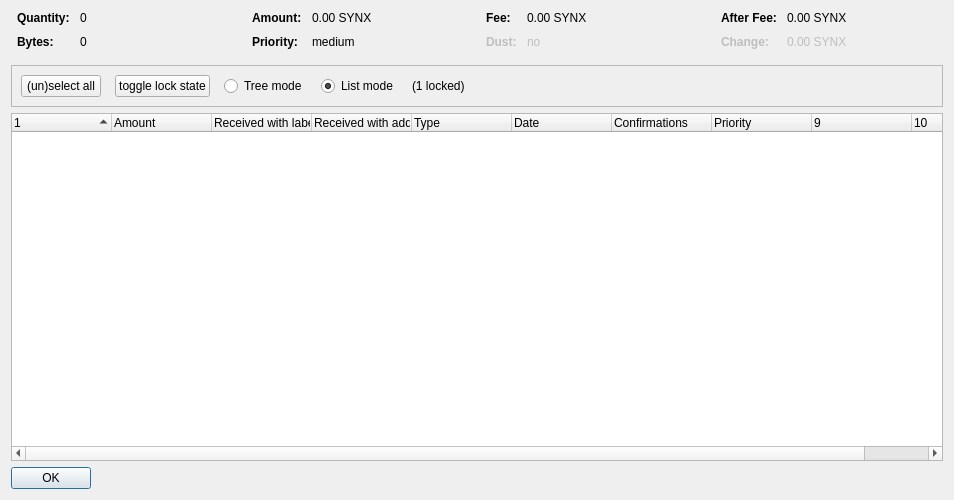
<?xml version="1.0" encoding="UTF-8"?>
<ui version="4.0">
 <class>CoinControlDialog</class>
 <widget class="QDialog" name="CoinControlDialog">
  <property name="geometry">
   <rect>
    <x>0</x>
    <y>0</y>
    <width>954</width>
    <height>500</height>
   </rect>
  </property>
  <property name="windowTitle">
   <string>Coin Selection</string>
  </property>
  <layout class="QVBoxLayout" name="verticalLayout">
   <item>
    <layout class="QHBoxLayout" name="horizontalLayoutTop" stretch="0,0,0,0">
     <property name="topMargin">
      <number>0</number>
     </property>
     <property name="bottomMargin">
      <number>10</number>
     </property>
     <item>
      <layout class="QFormLayout" name="formLayoutCoinControl1">
       <property name="horizontalSpacing">
        <number>10</number>
       </property>
       <property name="verticalSpacing">
        <number>10</number>
       </property>
       <property name="leftMargin">
        <number>6</number>
       </property>
       <property name="rightMargin">
        <number>6</number>
       </property>
       <item row="0" column="0">
        <widget class="QLabel" name="labelCoinControlQuantityText">
         <property name="font">
          <font>
           <weight>75</weight>
           <bold>true</bold>
          </font>
         </property>
         <property name="text">
          <string>Quantity:</string>
         </property>
        </widget>
       </item>
       <item row="0" column="1">
        <widget class="QLabel" name="labelCoinControlQuantity">
         <property name="cursor">
          <cursorShape>IBeamCursor</cursorShape>
         </property>
         <property name="contextMenuPolicy">
          <enum>Qt::ActionsContextMenu</enum>
         </property>
         <property name="text">
          <string notr="true">0</string>
         </property>
         <property name="textInteractionFlags">
          <set>Qt::LinksAccessibleByMouse|Qt::TextSelectableByKeyboard|Qt::TextSelectableByMouse</set>
         </property>
        </widget>
       </item>
       <item row="1" column="0">
        <widget class="QLabel" name="labelCoinControlBytesText">
         <property name="font">
          <font>
           <weight>75</weight>
           <bold>true</bold>
          </font>
         </property>
         <property name="text">
          <string>Bytes:</string>
         </property>
        </widget>
       </item>
       <item row="1" column="1">
        <widget class="QLabel" name="labelCoinControlBytes">
         <property name="cursor">
          <cursorShape>IBeamCursor</cursorShape>
         </property>
         <property name="contextMenuPolicy">
          <enum>Qt::ActionsContextMenu</enum>
         </property>
         <property name="text">
          <string notr="true">0</string>
         </property>
         <property name="textInteractionFlags">
          <set>Qt::LinksAccessibleByMouse|Qt::TextSelectableByKeyboard|Qt::TextSelectableByMouse</set>
         </property>
        </widget>
       </item>
      </layout>
     </item>
     <item>
      <layout class="QFormLayout" name="formLayoutCoinControl2">
       <property name="horizontalSpacing">
        <number>10</number>
       </property>
       <property name="verticalSpacing">
        <number>10</number>
       </property>
       <property name="leftMargin">
        <number>6</number>
       </property>
       <property name="rightMargin">
        <number>6</number>
       </property>
       <item row="0" column="0">
        <widget class="QLabel" name="labelCoinControlAmountText">
         <property name="font">
          <font>
           <weight>75</weight>
           <bold>true</bold>
          </font>
         </property>
         <property name="text">
          <string>Amount:</string>
         </property>
        </widget>
       </item>
       <item row="0" column="1">
        <widget class="QLabel" name="labelCoinControlAmount">
         <property name="cursor">
          <cursorShape>IBeamCursor</cursorShape>
         </property>
         <property name="contextMenuPolicy">
          <enum>Qt::ActionsContextMenu</enum>
         </property>
         <property name="text">
          <string notr="true">0.00 SYNX</string>
         </property>
         <property name="textInteractionFlags">
          <set>Qt::LinksAccessibleByMouse|Qt::TextSelectableByKeyboard|Qt::TextSelectableByMouse</set>
         </property>
        </widget>
       </item>
       <item row="1" column="0">
        <widget class="QLabel" name="labelCoinControlPriorityText">
         <property name="font">
          <font>
           <weight>75</weight>
           <bold>true</bold>
          </font>
         </property>
         <property name="text">
          <string>Priority:</string>
         </property>
        </widget>
       </item>
       <item row="1" column="1">
        <widget class="QLabel" name="labelCoinControlPriority">
         <property name="cursor">
          <cursorShape>IBeamCursor</cursorShape>
         </property>
         <property name="contextMenuPolicy">
          <enum>Qt::ActionsContextMenu</enum>
         </property>
         <property name="text">
          <string>medium</string>
         </property>
         <property name="textInteractionFlags">
          <set>Qt::LinksAccessibleByMouse|Qt::TextSelectableByKeyboard|Qt::TextSelectableByMouse</set>
         </property>
        </widget>
       </item>
      </layout>
     </item>
     <item>
      <layout class="QFormLayout" name="formLayoutCoinControl3">
       <property name="horizontalSpacing">
        <number>10</number>
       </property>
       <property name="verticalSpacing">
        <number>10</number>
       </property>
       <property name="leftMargin">
        <number>6</number>
       </property>
       <property name="rightMargin">
        <number>6</number>
       </property>
       <item row="0" column="0">
        <widget class="QLabel" name="labelCoinControlFeeText">
         <property name="font">
          <font>
           <weight>75</weight>
           <bold>true</bold>
          </font>
         </property>
         <property name="text">
          <string>Fee:</string>
         </property>
        </widget>
       </item>
       <item row="0" column="1">
        <widget class="QLabel" name="labelCoinControlFee">
         <property name="cursor">
          <cursorShape>IBeamCursor</cursorShape>
         </property>
         <property name="contextMenuPolicy">
          <enum>Qt::ActionsContextMenu</enum>
         </property>
         <property name="text">
          <string notr="true">0.00 SYNX</string>
         </property>
         <property name="textInteractionFlags">
          <set>Qt::LinksAccessibleByMouse|Qt::TextSelectableByKeyboard|Qt::TextSelectableByMouse</set>
         </property>
        </widget>
       </item>
       <item row="1" column="0">
        <widget class="QLabel" name="labelCoinControlLowOutputText">
         <property name="enabled">
          <bool>false</bool>
         </property>
         <property name="font">
          <font>
           <weight>75</weight>
           <bold>true</bold>
          </font>
         </property>
         <property name="text">
          <string>Dust:</string>
         </property>
        </widget>
       </item>
       <item row="1" column="1">
        <widget class="QLabel" name="labelCoinControlLowOutput">
         <property name="enabled">
          <bool>false</bool>
         </property>
         <property name="cursor">
          <cursorShape>IBeamCursor</cursorShape>
         </property>
         <property name="contextMenuPolicy">
          <enum>Qt::ActionsContextMenu</enum>
         </property>
         <property name="text">
          <string>no</string>
         </property>
         <property name="textInteractionFlags">
          <set>Qt::LinksAccessibleByMouse|Qt::TextSelectableByKeyboard|Qt::TextSelectableByMouse</set>
         </property>
        </widget>
       </item>
      </layout>
     </item>
     <item>
      <layout class="QFormLayout" name="formLayoutCoinControl4">
       <property name="horizontalSpacing">
        <number>10</number>
       </property>
       <property name="verticalSpacing">
        <number>10</number>
       </property>
       <property name="leftMargin">
        <number>6</number>
       </property>
       <property name="rightMargin">
        <number>6</number>
       </property>
       <item row="0" column="0">
        <widget class="QLabel" name="labelCoinControlAfterFeeText">
         <property name="font">
          <font>
           <weight>75</weight>
           <bold>true</bold>
          </font>
         </property>
         <property name="text">
          <string>After Fee:</string>
         </property>
        </widget>
       </item>
       <item row="0" column="1">
        <widget class="QLabel" name="labelCoinControlAfterFee">
         <property name="cursor">
          <cursorShape>IBeamCursor</cursorShape>
         </property>
         <property name="contextMenuPolicy">
          <enum>Qt::ActionsContextMenu</enum>
         </property>
         <property name="text">
          <string notr="true">0.00 SYNX</string>
         </property>
         <property name="textInteractionFlags">
          <set>Qt::LinksAccessibleByMouse|Qt::TextSelectableByKeyboard|Qt::TextSelectableByMouse</set>
         </property>
        </widget>
       </item>
       <item row="1" column="0">
        <widget class="QLabel" name="labelCoinControlChangeText">
         <property name="enabled">
          <bool>false</bool>
         </property>
         <property name="font">
          <font>
           <weight>75</weight>
           <bold>true</bold>
          </font>
         </property>
         <property name="text">
          <string>Change:</string>
         </property>
        </widget>
       </item>
       <item row="1" column="1">
        <widget class="QLabel" name="labelCoinControlChange">
         <property name="enabled">
          <bool>false</bool>
         </property>
         <property name="cursor">
          <cursorShape>IBeamCursor</cursorShape>
         </property>
         <property name="contextMenuPolicy">
          <enum>Qt::ActionsContextMenu</enum>
         </property>
         <property name="text">
          <string notr="true">0.00 SYNX</string>
         </property>
         <property name="textInteractionFlags">
          <set>Qt::LinksAccessibleByMouse|Qt::TextSelectableByKeyboard|Qt::TextSelectableByMouse</set>
         </property>
        </widget>
       </item>
      </layout>
     </item>
    </layout>
   </item>
   <item>
    <widget class="QFrame" name="frame">
     <property name="minimumSize">
      <size>
       <width>0</width>
       <height>40</height>
      </size>
     </property>
     <property name="frameShape">
      <enum>QFrame::StyledPanel</enum>
     </property>
     <property name="frameShadow">
      <enum>QFrame::Sunken</enum>
     </property>
     <layout class="QHBoxLayout" name="horizontalLayout">
      <item>
       <layout class="QHBoxLayout" name="horizontalLayoutPanel" stretch="0,0,0,0,0,0">
        <property name="spacing">
         <number>14</number>
        </property>
        <item>
         <widget class="QPushButton" name="pushButtonSelectAll">
          <property name="sizePolicy">
           <sizepolicy hsizetype="Maximum" vsizetype="Fixed">
            <horstretch>0</horstretch>
            <verstretch>0</verstretch>
           </sizepolicy>
          </property>
          <property name="text">
           <string>(un)select all</string>
          </property>
          <property name="autoDefault">
           <bool>false</bool>
          </property>
         </widget>
        </item>
        <item>
         <widget class="QPushButton" name="pushButtonToggleLock">
          <property name="sizePolicy">
           <sizepolicy hsizetype="Maximum" vsizetype="Fixed">
            <horstretch>0</horstretch>
            <verstretch>0</verstretch>
           </sizepolicy>
          </property>
          <property name="text">
           <string>toggle lock state</string>
          </property>
          <property name="autoDefault">
           <bool>false</bool>
          </property>
         </widget>
        </item>
        <item>
         <widget class="QRadioButton" name="radioTreeMode">
          <property name="sizePolicy">
           <sizepolicy hsizetype="Maximum" vsizetype="Fixed">
            <horstretch>0</horstretch>
            <verstretch>0</verstretch>
           </sizepolicy>
          </property>
          <property name="text">
           <string>Tree mode</string>
          </property>
         </widget>
        </item>
        <item>
         <widget class="QRadioButton" name="radioListMode">
          <property name="sizePolicy">
           <sizepolicy hsizetype="Maximum" vsizetype="Fixed">
            <horstretch>0</horstretch>
            <verstretch>0</verstretch>
           </sizepolicy>
          </property>
          <property name="text">
           <string>List mode</string>
          </property>
          <property name="checked">
           <bool>true</bool>
          </property>
         </widget>
        </item>
        <item>
         <widget class="QLabel" name="labelLocked">
          <property name="text">
           <string>(1 locked)</string>
          </property>
         </widget>
        </item>
        <item>
         <spacer name="horizontalSpacer">
          <property name="orientation">
           <enum>Qt::Horizontal</enum>
          </property>
          <property name="sizeHint" stdset="0">
           <size>
            <width>40</width>
            <height>20</height>
           </size>
          </property>
         </spacer>
        </item>
       </layout>
      </item>
     </layout>
    </widget>
   </item>
   <item>
    <widget class="CoinControlTreeWidget" name="treeWidget">
     <property name="contextMenuPolicy">
      <enum>Qt::CustomContextMenu</enum>
     </property>
     <property name="sortingEnabled">
      <bool>false</bool>
     </property>
     <property name="columnCount">
      <number>10</number>
     </property>
     <attribute name="headerShowSortIndicator" stdset="0">
      <bool>true</bool>
     </attribute>
     <attribute name="headerStretchLastSection">
      <bool>false</bool>
     </attribute>
     <column>
      <property name="text">
       <string/>
      </property>
     </column>
     <column>
      <property name="text">
       <string>Amount</string>
      </property>
     </column>
     <column>
      <property name="text">
       <string>Received with label</string>
      </property>
     </column>
     <column>
      <property name="text">
       <string>Received with address</string>
      </property>
     </column>
     <column>
      <property name="text">
       <string>Type</string>
      </property>
     </column>
     <column>
      <property name="text">
       <string>Date</string>
      </property>
     </column>
     <column>
      <property name="text">
       <string>Confirmations</string>
      </property>
      <property name="toolTip">
       <string>Confirmed</string>
      </property>
     </column>
     <column>
      <property name="text">
       <string>Priority</string>
      </property>
     </column>
     <column>
      <property name="text">
       <string/>
      </property>
     </column>
     <column>
      <property name="text">
       <string/>
      </property>
     </column>
    </widget>
   </item>
   <item>
    <widget class="QDialogButtonBox" name="buttonBox">
     <property name="sizePolicy">
      <sizepolicy hsizetype="Maximum" vsizetype="Fixed">
       <horstretch>0</horstretch>
       <verstretch>0</verstretch>
      </sizepolicy>
     </property>
     <property name="orientation">
      <enum>Qt::Horizontal</enum>
     </property>
     <property name="standardButtons">
      <set>QDialogButtonBox::Ok</set>
     </property>
    </widget>
   </item>
  </layout>
 </widget>
 <customwidgets>
  <customwidget>
   <class>CoinControlTreeWidget</class>
   <extends>QTreeWidget</extends>
   <header>coincontroltreewidget.h</header>
  </customwidget>
 </customwidgets>
 <resources/>
 <connections/>
</ui>
